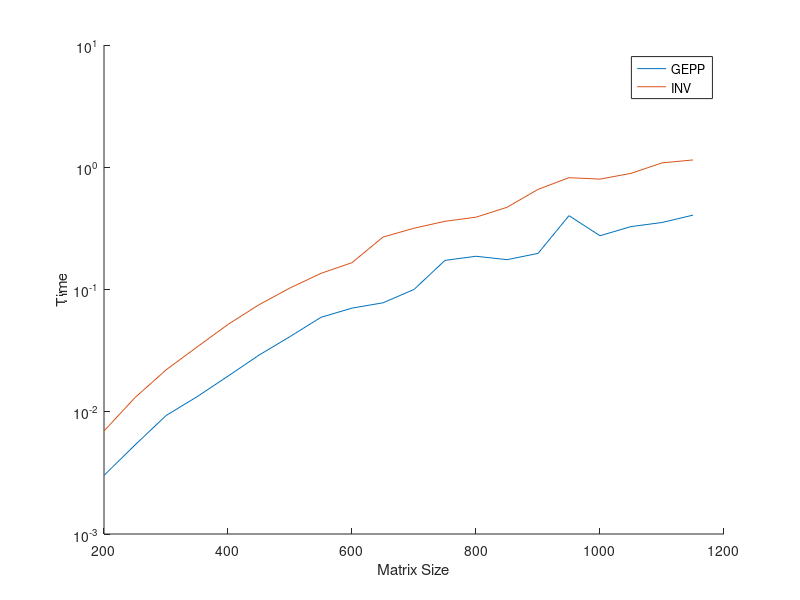

The MATLAB script that drew this image:
clear all;
clc;
close all;

disp("Question 3");
geppTime = [];
invTime = [];

for n=200:50:1150
    A = rand(n);
    b = rand(n, 1);
    % Time using GEPP
    tic
    x = A\b;
    time = toc;
    geppTime = [geppTime;time];
    % Inverse time 
    tic
    x = inv(A)*b;
    time = toc;
    invTime = [invTime;time];
end

hold on
semilogy(linspace(200,1150,20), geppTime);
semilogy(linspace(200,1150,20), invTime);
legend('GEPP', 'INV');
xlabel('Matrix Size');
ylabel('Time');
hold off






















